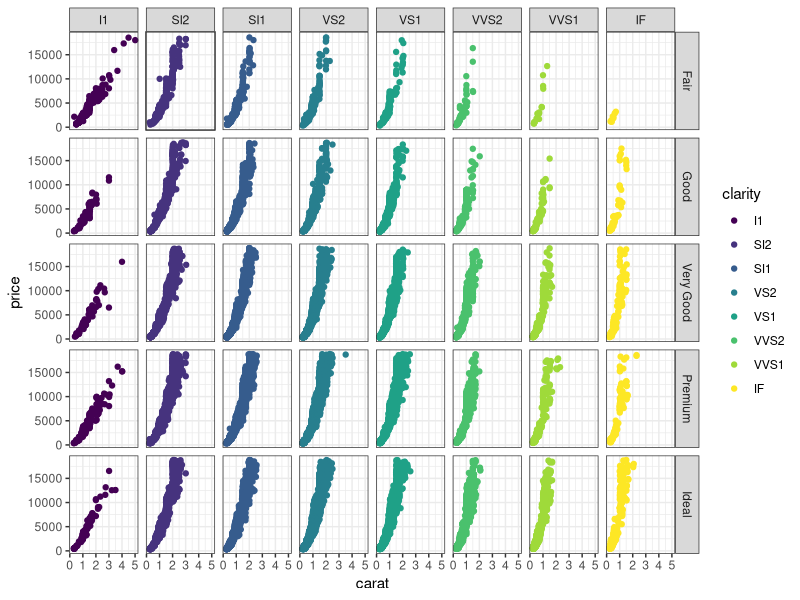
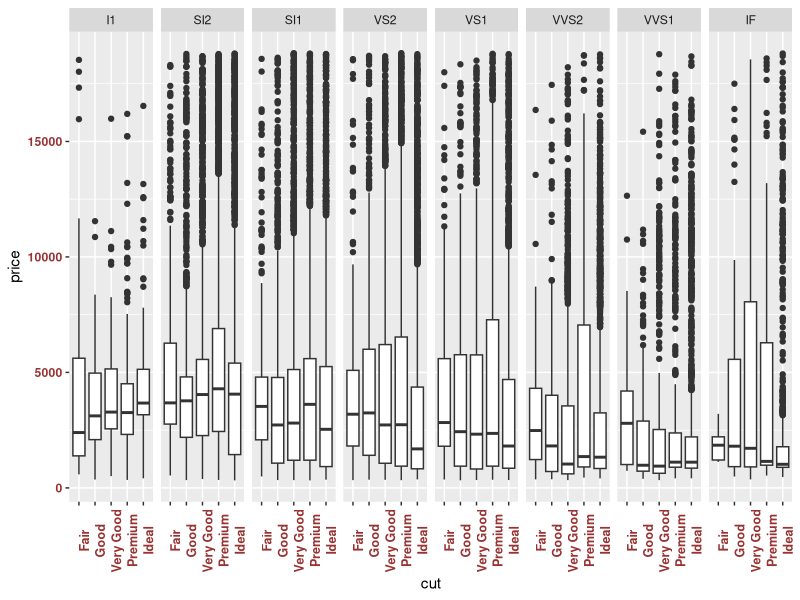
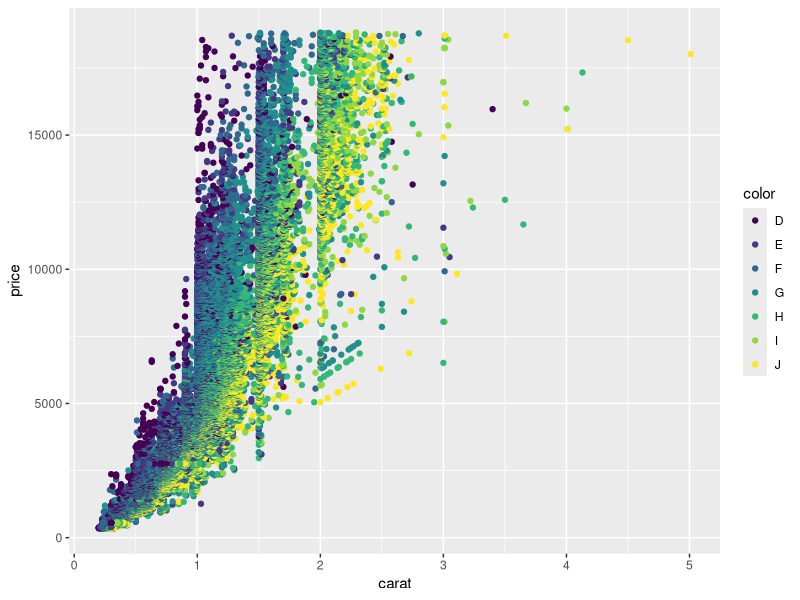
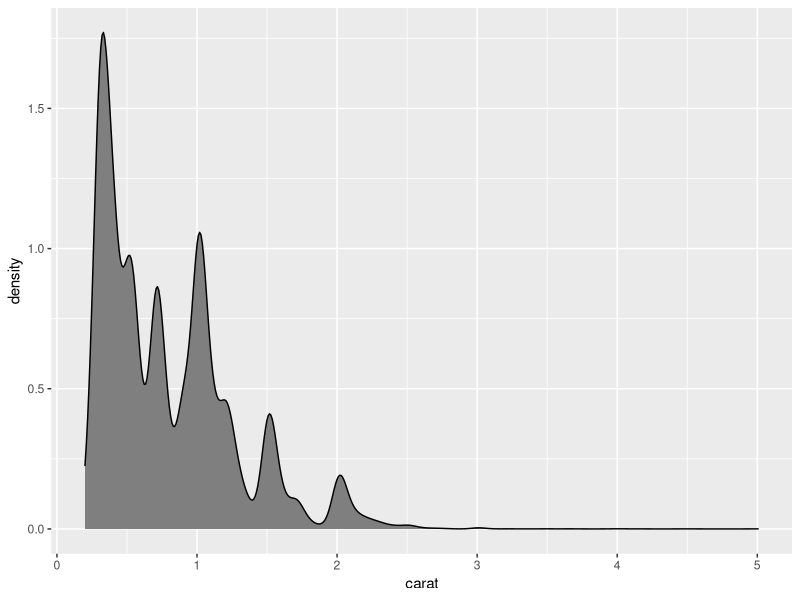
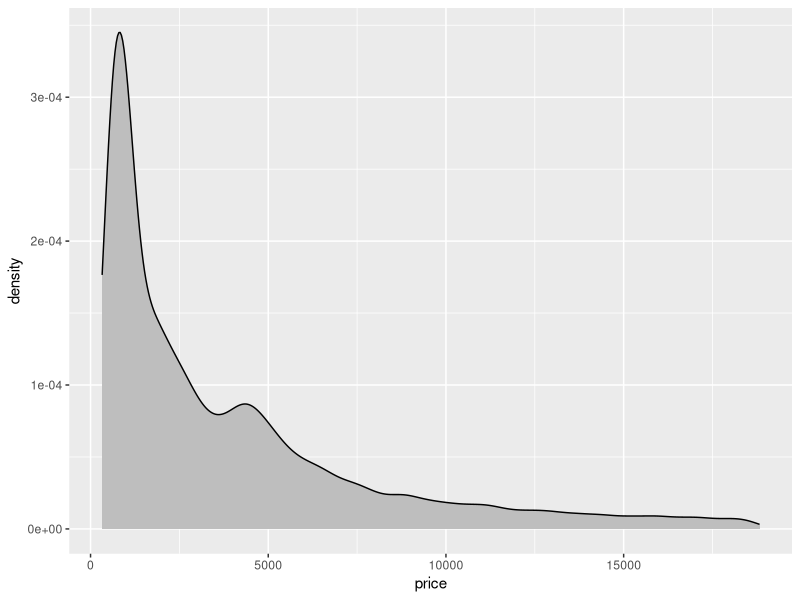
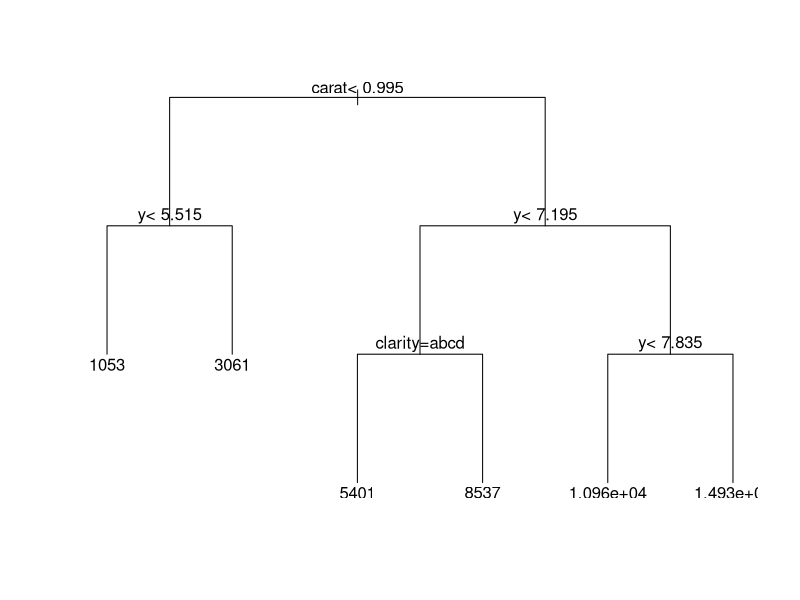
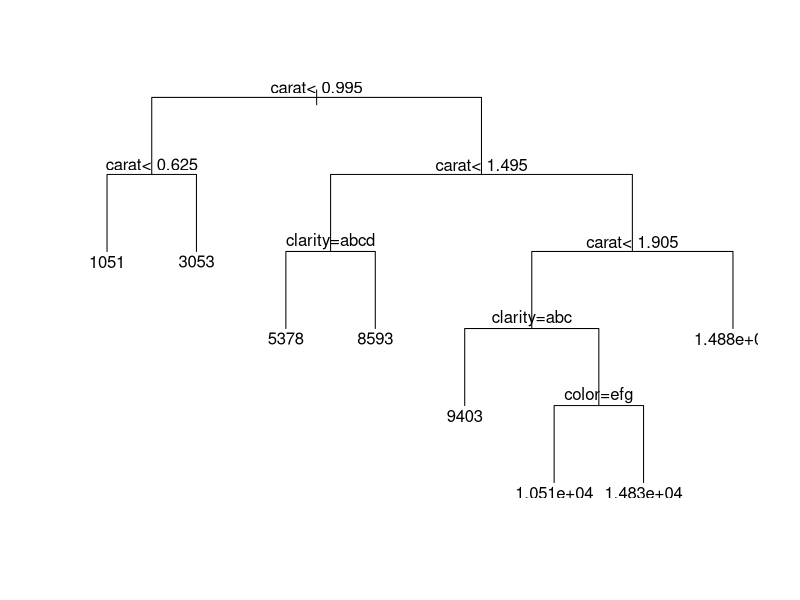

Here is the R script that generated these plots, in order: (Note: this script raises an error after producing the figures.)
## ---- chunk 1
#install.packages('ggplot2')
#install.packages('GGally')
library(ggplot2)
library(GGally)
library(rpart)
library(randomForest)
library(tidyr)
library(modelr)
## ---- chunk 2
data(diamonds)
## ---- chunk 3
head(diamonds)
## ---- chunk 4
dim(diamonds)
## ---- chunk 5
summary(diamonds)
## ---- chunk 6
unique(diamonds$clarity)
## ---- chunk 7
View(diamonds)
## ---- chunk 8
str(diamonds)
## ---- chunk 9
g <- ggplot(diamonds, aes(x=carat, y=price))
g + 
  geom_point(aes(color=clarity)) +
  facet_grid(cut ~ clarity)+
  theme_bw()
## ---- chunk 10
diamonds$cut = as.factor(diamonds$cut)
g <- ggplot(diamonds, aes(x=cut, y=price))
g +
  geom_boxplot()+
  facet_grid(~clarity)+
  theme(axis.text.x = element_text(angle = 90, face = "bold", color = "#993333", 
                           size = 9))+
  theme(axis.text.y = element_text(face = "bold", color = "#993333"))
## ---- chunk 11
g <- ggplot(diamonds, aes(x=carat, y=price))
g +
geom_point(aes(color = color))
## ---- chunk 12
g <- ggplot(diamonds)
g +
  geom_density(aes(x=carat), fill="gray50")
## ---- chunk 13
g <- ggplot(diamonds)
g +
  geom_density(aes(x=price), fill="gray")
## ---- chunk 14
colnames(diamonds)
## ---- chunk 15
splitData <- resample_partition(diamonds, c(test=0.3, train=0.7))
## ---- chunk 16
lapply(splitData, dim) 
## ---- chunk 17
# train the tree
fit <- rpart(price ~ carat + cut + color + clarity + depth + table + x + y + z, data = splitData$train)
## ---- chunk 18
#plot the regression tree
plot(fit, uniform=TRUE)
text(fit, cex=1)

## ---- chunk 19
# train the tree
fit2 <- rpart(price ~ carat + cut + color + clarity, data = splitData$train)
## ---- chunk 20
#plot the regression tree
plot(fit2, uniform=TRUE)
text(fit2, cex=1)

## ---- chunk 21
mae(model = fit2, data=splitData$test)
## ---- chunk 22
# A function to get the maximum average error for a given max depth. You should pass in
# the target as the name of the target colum and the predictors as vector where each
# item in the vector is the name of the column.

get_mae <- function(maxdepth, target, predictors, training_data, testing_data){
  #turn the predictors & target into a formula to pass to rpart 
  predictors <- paste(predictors, collapse='+')
  formula <- as.formula(paste(target, "~", predictors, sep = ""))
  #build our model
  model <- rpart(formula, data=training_data, control = rpart.control(maxdepth = maxdepth))
  #get the mae
  mae <- mae(model, testing_data)
  return(mae)
}
## ---- chunk 23
#Feed in the target and predictors
target <- "price"
predictors <- c("carat", "cut", "color", "clarity")
# get the MaE for the maxdepths between 1 and 10
for(i in 1:10){
  mae <- get_mae(maxdepth = i, target = target, predictors = predictors,
                 training_data = splitData$train, testing_data = splitData$test)
  print(glue::glue("Maxdepth: ",i, "\t MAE: ", mae))
}
## ---- chunk 24
fitRandomForest <- randomForest(price ~ carat + cut + color + clarity, data=splitData$train)
mae(model = fitRandomForest, data=splitData$test)
